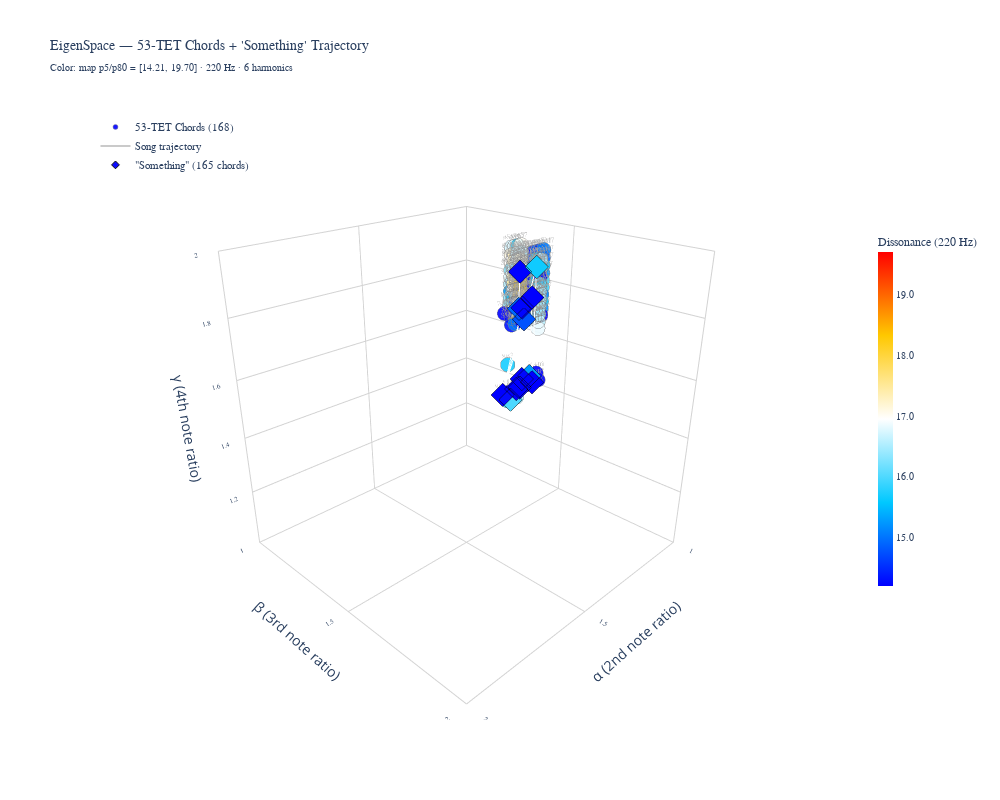

This figure's notebook cell:
### Code cell
# ============================================================================
# 3D EIGENSPACE VISUALIZATION
# ============================================================================
# Replicates the visualization from Harmonic_Eigenspace.js:
#   - Color scale from the 150³ dissonance MAP (percentiles of the field)
#   - 53-TET chords as positioned dots, colored by their map dissonance
#   - "Something" chords overlaid, same color scale
#   - All dissonance at 220 Hz / 6 harmonics (the map reference)

# ── Color scale from the dissonance MAP ─────────────────────────────────────
# JS:  vmin = percentile(dData, 5);  vmax = percentile(dData, 95);
# dissonance_4D.ipynb:  vmin = np.percentile(dissonance_3d, 5);  vmax = np.percentile(dissonance_3d, 80)
# Both converge on ≈14.21 / ≈19.70 in the stored outputs. Using p5/p80 to match.
D_MAP_MIN = float(np.percentile(dissonance_3d, 5))
D_MAP_MAX = float(np.percentile(dissonance_3d, 80))

print(f"EigenSpace color scale (from 150³ map at 220 Hz):")
print(f"  cmin = {D_MAP_MIN:.4f}  (percentile 5)")
print(f"  cmax = {D_MAP_MAX:.4f}  (percentile 80)")
print(f"  Map absolute range: {dissonance_3d.min():.4f} – {dissonance_3d.max():.4f}")

# JS colorscale: blue → cyan → white → yellow → red
eigenspace_colorscale = [
    [0.00, "rgba(0,   0, 255, 1.0)"],
    [0.25, "rgba(0, 200, 255, 1.0)"],
    [0.50, "rgba(255,255,255, 1.0)"],
    [0.75, "rgba(255,200,  0, 1.0)"],
    [1.00, "rgba(255,  0,  0, 1.0)"],
]

# ── Prepare data ────────────────────────────────────────────────────────────
# 53-TET chords: already computed at 220 Hz in df_53tet
df_ref = df_53tet[df_53tet['in_tetrahedron']].copy()

# "Something" chords: compute D at 220 Hz (same reference as the map)
df_song = df_something[df_something['in_tetrahedron'] & df_something['dissonance'].notna()].copy()
df_song['d_220'] = [
    compute_dissonance(row['alpha'], row['beta'], row['gamma'], base_freq=220.0)
    for _, row in df_song.iterrows()
]

# ── Match each song chord to nearest 53-TET chord name ──────────────────────
ref_pos = df_ref[['alpha', 'beta', 'gamma']].values   # (N_ref, 3)
song_pos = df_song[['alpha', 'beta', 'gamma']].values  # (N_song, 3)

# Euclidean distance in (α, β, γ) space: (N_song, N_ref)
dists = np.sqrt(((song_pos[:, None, :] - ref_pos[None, :, :]) ** 2).sum(axis=2))
nearest_idx = dists.argmin(axis=1)
df_song['matched_name'] = df_ref['name'].values[nearest_idx]
df_song['match_dist'] = dists.min(axis=1)

print(f"\n53-TET chords (in tetrahedron): {len(df_ref)}")
print(f"  D range: {df_ref['dissonance'].min():.3f} – {df_ref['dissonance'].max():.3f}")
print(f"'Something' chords (in tetrahedron): {len(df_song)}")
print(f"  D at 220 Hz: {df_song['d_220'].min():.3f} – {df_song['d_220'].max():.3f}")
print(f"  Matched chord names (top 10): {df_song['matched_name'].value_counts().head(10).to_dict()}")
print(f"  Max match distance: {df_song['match_dist'].max():.6f}")

# ── Build figure ────────────────────────────────────────────────────────────
fig = go.Figure()

# Layer 1: 53-TET reference chords (circles, like JS)
fig.add_trace(go.Scatter3d(
    x=df_ref['alpha'], y=df_ref['beta'], z=df_ref['gamma'],
    mode='markers+text',
    marker=dict(
        size=5,
        color=df_ref['dissonance'],
        colorscale=eigenspace_colorscale,
        cmin=D_MAP_MIN,
        cmax=D_MAP_MAX,
        symbol='circle',
        opacity=0.9,
        line=dict(width=0.5, color='gray'),
    ),
    text=df_ref['name'],
    textposition='top center',
    textfont=dict(size=7, color='rgba(100,100,100,0.6)', family='Source Code Pro'),
    customdata=[
        f"{row['name']} (D: {row['dissonance']:.3f})"
        for _, row in df_ref.iterrows()
    ],
    hovertemplate=(
        '<b>%{customdata}</b><br>'
        'α = %{x:.4f}<br>β = %{y:.4f}<br>γ = %{z:.4f}<extra></extra>'
    ),
    name=f'53-TET Chords ({len(df_ref)})',
    showlegend=True,
))

# Layer 2: Song trajectory line
fig.add_trace(go.Scatter3d(
    x=df_song['alpha'], y=df_song['beta'], z=df_song['gamma'],
    mode='lines',
    line=dict(color='rgba(80, 80, 80, 0.3)', width=2),
    name='Song trajectory',
    showlegend=True,
    hoverinfo='skip',
))

# Layer 3: "Something" chords — same color scale
fig.add_trace(go.Scatter3d(
    x=df_song['alpha'], y=df_song['beta'], z=df_song['gamma'],
    mode='markers',
    marker=dict(
        size=6,
        color=df_song['d_220'],
        colorscale=eigenspace_colorscale,
        cmin=D_MAP_MIN,
        cmax=D_MAP_MAX,
        colorbar=dict(
            title='Dissonance (220 Hz)',
            thickness=15, len=0.6,
            tickfont=dict(size=10, family='Source Code Pro'),
            tickformat='.1f',
        ),
        symbol='diamond',
        opacity=0.95,
        line=dict(width=1, color='black'),
    ),
    customdata=[
        f"{row['matched_name']} (D: {row['d_220']:.3f})"
        for _, row in df_song.iterrows()
    ],
    text=[
        f"{row['matched_name']}<br>"
        f"α={row['alpha']:.4f} β={row['beta']:.4f} γ={row['gamma']:.4f}<br>"
        f"D={row['d_220']:.3f}"
        for _, row in df_song.iterrows()
    ],
    hoverinfo='text',
    name=f'"Something" ({len(df_song)} chords)',
    showlegend=True,
))

fig.update_layout(
    title=dict(
        text="EigenSpace — 53-TET Chords + 'Something' Trajectory<br>"
             f"<sub>Color: map p5/p80 = [{D_MAP_MIN:.2f}, {D_MAP_MAX:.2f}] · 220 Hz · 6 harmonics</sub>",
        font=dict(size=14, family='Source Code Pro'),
    ),
    scene=dict(
        xaxis=dict(title='α (2nd note ratio)', range=[1.0, 2.0],
                   backgroundcolor='white', gridcolor='lightgray',
                   tickfont=dict(family='Source Code Pro', size=9)),
        yaxis=dict(title='β (3rd note ratio)', range=[1.0, 2.0],
                   backgroundcolor='white', gridcolor='lightgray',
                   tickfont=dict(family='Source Code Pro', size=9)),
        zaxis=dict(title='γ (4th note ratio)', range=[1.0, 2.0],
                   backgroundcolor='white', gridcolor='lightgray',
                   tickfont=dict(family='Source Code Pro', size=9)),
        camera=dict(eye=dict(x=1.5, y=1.5, z=1.0)),
        bgcolor='white',
        aspectmode='cube',
    ),
    width=1000, height=800,
    paper_bgcolor='white',
    legend=dict(
        x=0.02, y=0.98,
        font=dict(size=11, family='Source Code Pro'),
        bgcolor='rgba(255,255,255,0.8)',
    ),
)

fig.show()

print(f"\nColor scale: [{D_MAP_MIN:.2f}, {D_MAP_MAX:.2f}] from 150³ EigenSpace map")

### Figure 1 — Plotly figure (JSON) as saved in the notebook; plotly's stock layout.template omitted (floating-point values rounded to 4 significant figures; data arrays with more than 128 entries replaced by an {"elided": "..."} marker saying what was removed)
{"data": [{"customdata": {"elided": "168 str values"}, "hovertemplate": "<b>%{customdata}</b><br>α = %{x:.4f}<br>β = %{y:.4f}<br>γ = %{z:.4f}<extra></extra>", "marker": {"cmax": 19.7, "cmin": 14.21, "color": {"elided": "168 float values"}, "colorscale": [[0, "rgba(0,   0, 255, 1.0)"], [0.25, "rgba(0, 200, 255, 1.0)"], [0.5, "rgba(255,255,255, 1.0)"], [0.75, "rgba(255,200,  0, 1.0)"], [1, "rgba(255,  0,  0, 1.0)"]], "line": {"color": "gray", "width": 0.5}, "opacity": 0.9, "size": 5, "symbol": "circle"}, "mode": "markers+text", "name": "53-TET Chords (168)", "showlegend": true, "text": {"elided": "168 str values"}, "textfont": {"color": "rgba(100,100,100,0.6)", "family": "Source Code Pro", "size": 7}, "textposition": "top center", "type": "scatter3d", "x": {"elided": "168 float values"}, "y": {"elided": "168 float values"}, "z": {"elided": "168 float values"}}, {"hoverinfo": "skip", "line": {"color": "rgba(80, 80, 80, 0.3)", "width": 2}, "mode": "lines", "name": "Song trajectory", "showlegend": true, "type": "scatter3d", "x": {"elided": "165 float values"}, "y": {"elided": "165 float values"}, "z": {"elided": "165 float values"}}, {"customdata": {"elided": "165 str values"}, "hoverinfo": "text", "marker": {"cmax": 19.7, "cmin": 14.21, "color": {"elided": "165 float values"}, "colorbar": {"len": 0.6, "thickness": 15, "tickfont": {"family": "Source Code Pro", "size": 10}, "tickformat": ".1f", "title": {"text": "Dissonance (220 Hz)"}}, "colorscale": [[0, "rgba(0,   0, 255, 1.0)"], [0.25, "rgba(0, 200, 255, 1.0)"], [0.5, "rgba(255,255,255, 1.0)"], [0.75, "rgba(255,200,  0, 1.0)"], [1, "rgba(255,  0,  0, 1.0)"]], "line": {"color": "black", "width": 1}, "opacity": 0.95, "size": 6, "symbol": "diamond"}, "mode": "markers", "name": "\"Something\" (165 chords)", "showlegend": true, "text": {"elided": "165 str values"}, "type": "scatter3d", "x": {"elided": "165 float values"}, "y": {"elided": "165 float values"}, "z": {"elided": "165 float values"}}], "layout": {"height": 800, "legend": {"bgcolor": "rgba(255,255,255,0.8)", "font": {"family": "Source Code Pro", "size": 11}, "x": 0.02, "y": 0.98}, "paper_bgcolor": "white", "scene": {"aspectmode": "cube", "bgcolor": "white", "camera": {"eye": {"x": 1.5, "y": 1.5, "z": 1}}, "xaxis": {"backgroundcolor": "white", "gridcolor": "lightgray", "range": [1, 2], "tickfont": {"family": "Source Code Pro", "size": 9}, "title": {"text": "α (2nd note ratio)"}}, "yaxis": {"backgroundcolor": "white", "gridcolor": "lightgray", "range": [1, 2], "tickfont": {"family": "Source Code Pro", "size": 9}, "title": {"text": "β (3rd note ratio)"}}, "zaxis": {"backgroundcolor": "white", "gridcolor": "lightgray", "range": [1, 2], "tickfont": {"family": "Source Code Pro", "size": 9}, "title": {"text": "γ (4th note ratio)"}}}, "title": {"font": {"family": "Source Code Pro", "size": 14}, "text": "EigenSpace — 53-TET Chords + 'Something' Trajectory<br><sub>Color: map p5/p80 = [14.21, 19.70] · 220 Hz · 6 harmonics</sub>"}, "width": 1000}}
